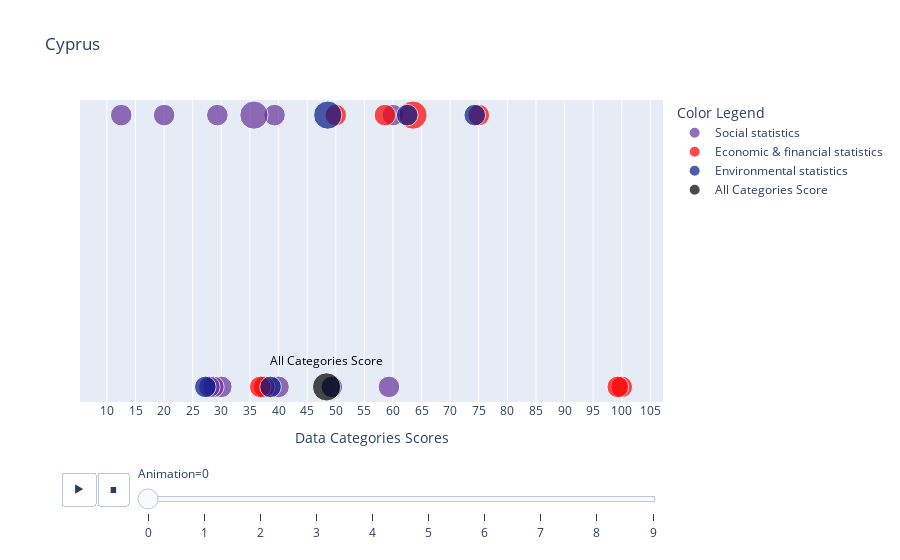

This figure's notebook cell:
### Code cell
def plot(country):

    fig=px.scatter(data_frames_prepaired[country], x='Data Categories Scores', y='yAxis', hover_data=["Data categories"], text="score_text",   
                  animation_frame="Animation", animation_group="Data categories", color='Color Legend',size="size",
                   color_discrete_map={ # replaces default color mapping by value
                    'Social statistics': "RebeccaPurple", "Economic & financial statistics": "red",
                       "All Categories Score":"black", 'Environmental statistics':"#021988"},title=country
                  )


    fig.update_xaxes(tick0=0, dtick=5)
    fig.update_xaxes(tick0=0)
    fig.update_yaxes(range=[-1, 1])
    fig.update_traces(textposition='top center')
    fig.update_traces(textfont=dict(
            color="Black"
        ))
    fig.update_traces(hovertemplate="%{customdata[0]}<extra></extra>")
    for f in fig.frames:
        for i in range(0,len(f.data)):
            f.data[i].update(hovertemplate="%{customdata[0]}<extra></extra>")
    fig.update_traces(showlegend=True)
    fig.update_yaxes(title='yaxis', visible=False, showticklabels=False)


    fig.show()

plot("Cyprus")

### Figure 1 — Plotly figure (JSON) as saved in the notebook; plotly's stock layout.template omitted (floating-point values rounded to 4 significant figures)
{"data": [{"customdata": [["Population & vital statistics"], ["Education facilities"], ["Education outcomes"], ["Health facilities"], ["Health outcomes"], ["Reproductive health"], ["Food security & nutrition"], ["Gender statistics"], ["Crime & justice"], ["Poverty & income"], ["Social statistics subscore"]], "hovertemplate": "%{customdata[0]}<extra></extra>", "ids": ["Population & vital statistics", "Education facilities", "Education outcomes", "Health facilities", "Health outcomes", "Reproductive health", "Food security & nutrition", "Gender statistics", "Crime & justice", "Poverty & income", "Social statistics subscore"], "legendgroup": "Social statistics", "marker": {"color": "RebeccaPurple", "size": [70, 70, 70, 70, 70, 70, 70, 70, 70, 70, 120], "sizemode": "area", "sizeref": 0.3, "symbol": "circle"}, "mode": "markers+text", "name": "Social statistics", "orientation": "v", "showlegend": true, "text": ["", "", "", "", "", "", "", "", "", "", "Social statistics"], "textfont": {"color": "Black"}, "textposition": "top center", "type": "scatter", "x": [60, 30, 29.3, 28.6, 20, 27.9, 12.5, 40, 39.3, 59.3, 35.7], "xaxis": "x", "y": [0.9, -0.9, 0.9, -0.9, 0.9, -0.9, 0.9, -0.9, 0.9, -0.9, 0.9], "yaxis": "y"}, {"customdata": [["National accounts"], ["Labor"], ["Price indexes"], ["Government finance"], ["Money & banking"], ["International trade"], ["Balance of payments"], ["Economic & financial statistics subscore"]], "hovertemplate": "%{customdata[0]}<extra></extra>", "ids": ["National accounts", "Labor", "Price indexes", "Government finance", "Money & banking", "International trade", "Balance of payments", "Economic & financial statistics subscore"], "legendgroup": "Economic & financial statistics", "marker": {"color": "red", "size": [70, 70, 70, 70, 70, 70, 70, 120], "sizemode": "area", "sizeref": 0.3, "symbol": "circle"}, "mode": "markers+text", "name": "Economic & financial statistics", "orientation": "v", "showlegend": true, "text": ["", "", "", "", "", "", "", "Economic & financial statistics"], "textfont": {"color": "Black"}, "textposition": "top center", "type": "scatter", "x": [37.5, 58.6, 36.8, 75, 100, 50, 99.3, 63.5], "xaxis": "x", "y": [-0.9, 0.9, -0.9, 0.9, -0.9, 0.9, -0.9, 0.9], "yaxis": "y"}, {"customdata": [["Agriculture & Land Use"], ["Resource use"], ["Energy"], ["Pollution"], ["Built environment"], ["Environment subscore"]], "hovertemplate": "%{customdata[0]}<extra></extra>", "ids": ["Agriculture & Land Use", "Resource use", "Energy", "Pollution", "Built environment", "Environment subscore"], "legendgroup": "Environmental statistics", "marker": {"color": "#021988", "size": [70, 70, 70, 70, 70, 120], "sizemode": "area", "sizeref": 0.3, "symbol": "circle"}, "mode": "markers+text", "name": "Environmental statistics", "orientation": "v", "showlegend": true, "text": ["", "", "", "", "", "Environmental statistics"], "textfont": {"color": "Black"}, "textposition": "top center", "type": "scatter", "x": [27.2, 62.5, 49.3, 74.3, 38.6, 48.6], "xaxis": "x", "y": [-0.9, 0.9, -0.9, 0.9, -0.9, 0.9], "yaxis": "y"}, {"customdata": [["All Categories"]], "hovertemplate": "%{customdata[0]}<extra></extra>", "ids": ["All Categories"], "legendgroup": "All Categories Score", "marker": {"color": "black", "size": [120], "sizemode": "area", "sizeref": 0.3, "symbol": "circle"}, "mode": "markers+text", "name": "All Categories Score", "orientation": "v", "showlegend": true, "text": ["All Categories Score"], "textfont": {"color": "Black"}, "textposition": "top center", "type": "scatter", "x": [48.4], "xaxis": "x", "y": [-0.9], "yaxis": "y"}], "layout": {"legend": {"itemsizing": "constant", "title": {"text": "Color Legend"}, "tracegroupgap": 0}, "sliders": [{"active": 0, "currentvalue": {"prefix": "Animation="}, "len": 0.9, "pad": {"b": 10, "t": 60}, "steps": [{"args": [["0"], {"frame": {"duration": 0, "redraw": false}, "fromcurrent": true, "mode": "immediate", "transition": {"duration": 0, "easing": "linear"}}], "label": "0", "method": "animate"}, {"args": [["1"], {"frame": {"duration": 0, "redraw": false}, "fromcurrent": true, "mode": "immediate", "transition": {"duration": 0, "easing": "linear"}}], "label": "1", "method": "animate"}, {"args": [["2"], {"frame": {"duration": 0, "redraw": false}, "fromcurrent": true, "mode": "immediate", "transition": {"duration": 0, "easing": "linear"}}], "label": "2", "method": "animate"}, {"args": [["3"], {"frame": {"duration": 0, "redraw": false}, "fromcurrent": true, "mode": "immediate", "transition": {"duration": 0, "easing": "linear"}}], "label": "3", "method": "animate"}, {"args": [["4"], {"frame": {"duration": 0, "redraw": false}, "fromcurrent": true, "mode": "immediate", "transition": {"duration": 0, "easing": "linear"}}], "label": "4", "method": "animate"}, {"args": [["5"], {"frame": {"duration": 0, "redraw": false}, "fromcurrent": true, "mode": "immediate", "transition": {"duration": 0, "easing": "linear"}}], "label": "5", "method": "animate"}, {"args": [["6"], {"frame": {"duration": 0, "redraw": false}, "fromcurrent": true, "mode": "immediate", "transition": {"duration": 0, "easing": "linear"}}], "label": "6", "method": "animate"}, {"args": [["7"], {"frame": {"duration": 0, "redraw": false}, "fromcurrent": true, "mode": "immediate", "transition": {"duration": 0, "easing": "linear"}}], "label": "7", "method": "animate"}, {"args": [["8"], {"frame": {"duration": 0, "redraw": false}, "fromcurrent": true, "mode": "immediate", "transition": {"duration": 0, "easing": "linear"}}], "label": "8", "method": "animate"}, {"args": [["9"], {"frame": {"duration": 0, "redraw": false}, "fromcurrent": true, "mode": "immediate", "transition": {"duration": 0, "easing": "linear"}}], "label": "9", "method": "animate"}], "x": 0.1, "xanchor": "left", "y": 0, "yanchor": "top"}], "title": {"text": "Cyprus"}, "updatemenus": [{"buttons": [{"args": [null, {"frame": {"duration": 500, "redraw": false}, "fromcurrent": true, "mode": "immediate", "transition": {"duration": 500, "easing": "linear"}}], "label": "&#9654;", "method": "animate"}, {"args": [[null], {"frame": {"duration": 0, "redraw": false}, "fromcurrent": true, "mode": "immediate", "transition": {"duration": 0, "easing": "linear"}}], "label": "&#9724;", "method": "animate"}], "direction": "left", "pad": {"r": 10, "t": 70}, "showactive": false, "type": "buttons", "x": 0.1, "xanchor": "right", "y": 0, "yanchor": "top"}], "xaxis": {"anchor": "y", "domain": [0, 1], "dtick": 5, "tick0": 0, "title": {"text": "Data Categories Scores"}}, "yaxis": {"anchor": "x", "domain": [0, 1], "range": [-1, 1], "showticklabels": false, "title": {"text": "yaxis"}, "visible": false}}}
